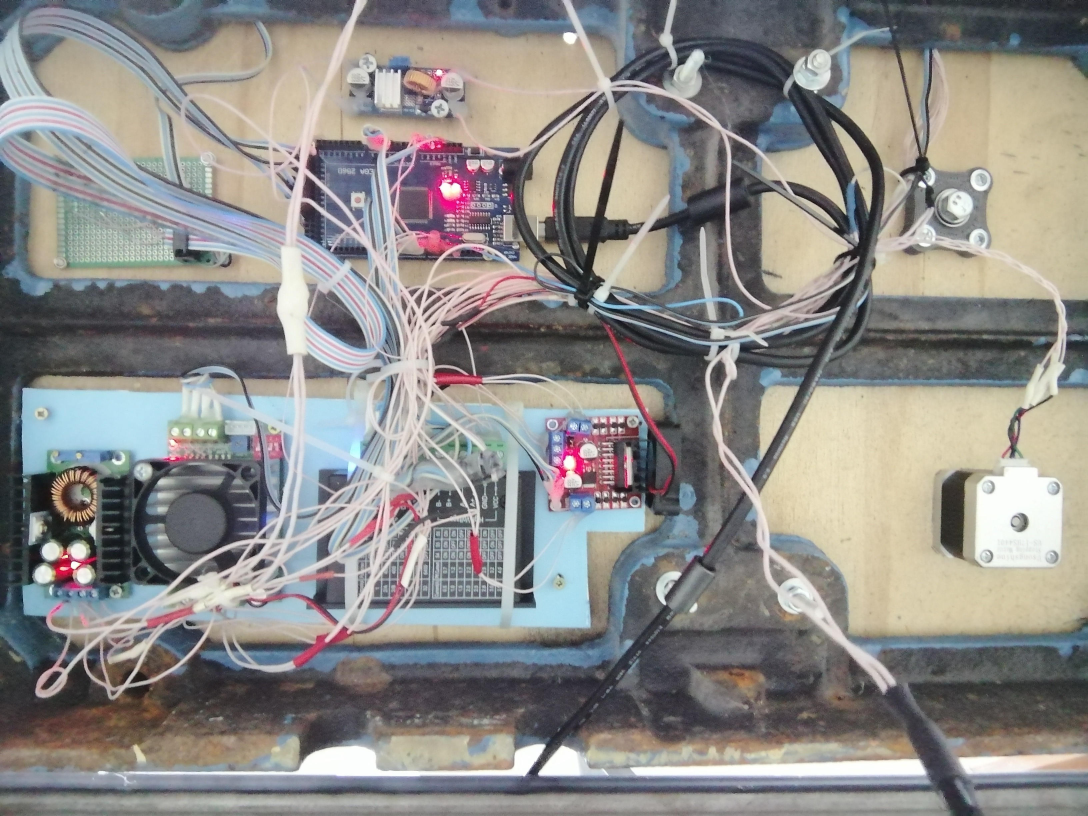
#> input picture IMG_20211010_125608.jpg, 3264 x 2448 px (shown at 1/3 size)
$ python compare.py ../IMG_20211010_125608.jpg ../IMG_20211010_125608.jpg
#> lines starting #> are read from the running program, lines starting #| are printed output that depends on the picture
#> in getthumb, `return ImageOps.grayscale(Image.open(filename).resize(size = (SIZE,SIZ..`:
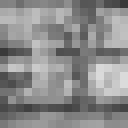
#> returned value: PIL image 16x16 L (shown 8 times larger); min 56, max 219, mean 139.2
"""
Created on Tue Apr 23 13:08:33 2019

@author: dan
"""

from PIL import Image, ImageOps

SIZE = 16
e = 2.78
MIN = 0.12

class NotAnImage(ValueError):
    pass

def σ(x):
    return 1 / (1 + e**(-x))

def compare(img1, img2):
    D = []
    for x in range(SIZE)[SIZE//3:-SIZE//3]:
        for y in range(SIZE)[SIZE//3:-SIZE//3]:
            a = σ(img1.getpixel((x,y)) / 255)
            b = σ(img2.getpixel((x,y)) / 255)
            D += [(a-b)**2]
#> after the loop, D = 25 values from 0 to 0
#    print(D)
    return sum(D)**1/2

def getthumb(filename):
    try:
        return ImageOps.grayscale(Image.open(filename).resize(size = (SIZE,SIZE), resample = Image.HAMMING))
    except OSError:
        raise NotAnImage()

if __name__ == '__main__':
    try:
        import sys
        assert len(sys.argv) > 2
        img1, img2 = sys.argv[1], sys.argv[2]
        i1 = getthumb(img1)
        i2 = getthumb(img2)
        x = compare(i1, i2)
#> x = 0
        print("%s <=> %s (%s) %s" % (img1, img2, round(x,2), "да" if x < 0.07 else "похожи" if x < 0.7 else "нет"))
#| ../IMG_20211010_125608.jpg <=> ../IMG_20211010_125608.jpg (0.0) да
    except AssertionError:
        print("Usage")
    except FileNotFoundError:
        print("FileNotFound", file=sys.stderr)
        exit(2)
